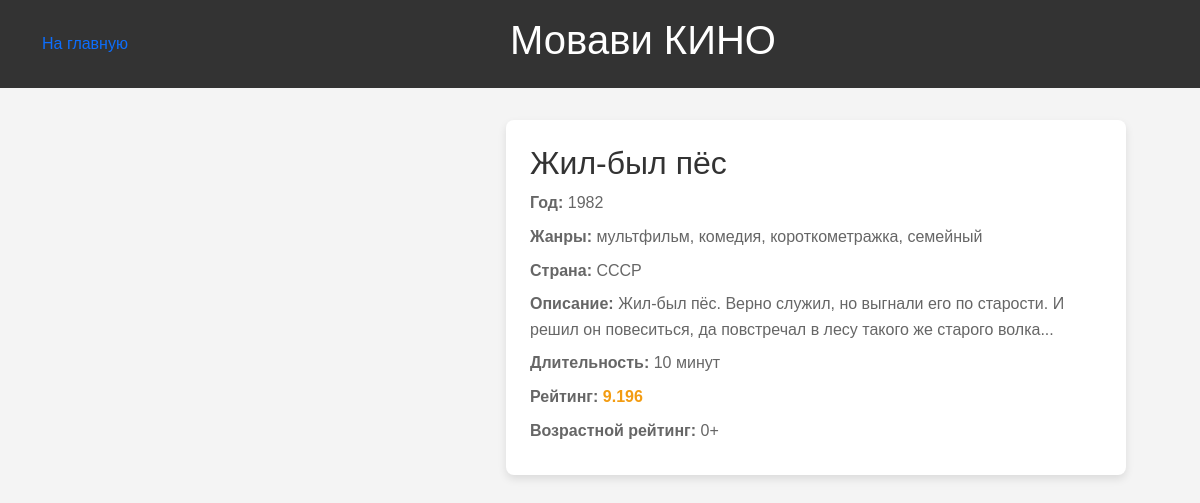
/films/2, run on the app's committed database.
### tables this page shows
CREATE TABLE "films" (
	id INTEGER NOT NULL, 
	title VARCHAR NOT NULL, 
	year INTEGER NOT NULL, 
	genres VARCHAR NOT NULL, 
	country VARCHAR NOT NULL, 
	description TEXT NOT NULL, 
	duration INTEGER NOT NULL, 
	rating FLOAT NOT NULL, 
	age_rating INTEGER NOT NULL, 
	poster TEXT NOT NULL, 
	PRIMARY KEY (id)
);

### main.py (the view)
@app.route("/films/<int:film_id>")
def film_page(film_id):
   film_data = get_film_by_id(film_id)
   return render_template("film.html", film = film_data)

### utils.py (called while the page is built)
def get_film_by_id(id):
    con = sqlite3.connect("films.db")
    SQL_SELECT = f"""
        SELECT * FROM films WHERE id = {id}
    """
    query = con.execute(SQL_SELECT)
    row_data = query.fetchone()
    data = {
        "id": row_data[0],
        "title": row_data[1],
        "year": row_data[2],
        "genres": row_data[3],
        "country": row_data[4],
        "description": row_data[5],
        "duration": row_data[6],
        "rating": row_data[7],
        "age_rating": row_data[8],
        "poster": row_data[9],
    }
    return data

### templates/film.html (shortened to what this page needs)
{% extends "base.html" %}
{% block content %}
<div class="movie-page">
    <div class="movie-info-film">
      <h1>
        {{film['title']}}
      </h1>
      <p>
        <strong>Год:</strong>
        {{film['year']}}
      </p>
      <p>
        <strong>Жанры:</strong>
        {{film['genres']}}
      </p>
      <p>
        <strong>Страна:</strong>
        {{film['country']}}
      </p>
      <p>
        <strong>Описание:</strong>
        {{film['description']}}
      </p>
      <p>
        <strong>Длительность:</strong>
        {{film['duration']}} минут
      </p>
      <p>
        <strong>Рейтинг:</strong>
        <span class="highlight">
            {{film['rating']}}
          </span>
      </p>
      <p>
        <strong>Возрастной рейтинг:</strong>
        {{film['age_rating']}}+
      </p>
    </div>
  </div>
  {% endblock %}

### templates/base.html (style rules this page uses)
* { padding: 0; margin: 0; box-sizing: border-box; text-decoration: none; }
body { font-family: Arial, sans-serif; margin: 0; padding: 0; background-color: #f4f4f4; padding-bottom: 100px; }
.movie-info-film { flex: 2; background: #fff; padding: 1.5rem; border-radius: 8px; box-shadow: 0 4px 8px rgba(0, 0, 0, 0.1); }
.movie-info-film h1 { margin-top: 0; font-size: 2rem; color: #333; }
.movie-info-film p { margin: 0.5rem 0; line-height: 1.6; color: #666; }
.movie-info-film .highlight { font-weight: bold; color: #f39c12; }
.movie-page { display: flex; flex-wrap: wrap; justify-content: center; align-items: flex-start; gap: 2rem; padding: 2rem; max-width: 1200px; margin: 0 auto; }

### data on the page
films: title "Жил-был пёс", year "1982", genres "мультфильм, комедия, короткометражка, семейный", country "СССР", description "Жил-был пёс. Верно служил, но выгнали его по старости. И решил он повеситься, да повстречал в лесу такого же старого волка...", duration "10", rating "9.196", age_rating "0"
